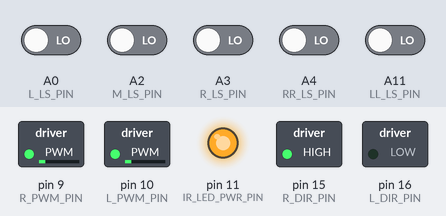
Recording of a sketch running on a simulated Arduino Mega 2560, built with avr-gcc and run on an emulated ATmega2560. Parts: switched loads named in the sketch (green lamp = pin HIGH), output pins drawn as LEDs (lit = HIGH). Dashed ring = blinking. Inputs (shaded band) come from the test bench; at power-on: A0 (L_LS_PIN), A2 (M_LS_PIN), A3 (R_LS_PIN), A4 (RR_LS_PIN), A11 (LL_LS_PIN) LOW. What the sketch prints to the serial monitor is not drawn.

Above: at 3.2 s.
3.3 s: A0 (L_LS_PIN) driven HIGH
At 4.2 s:
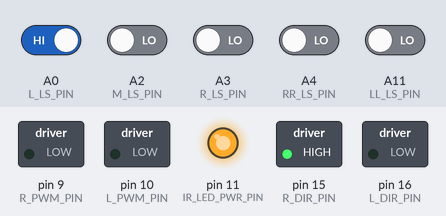
5.6 s: A0 (L_LS_PIN) driven LOW
At 6.1 s:
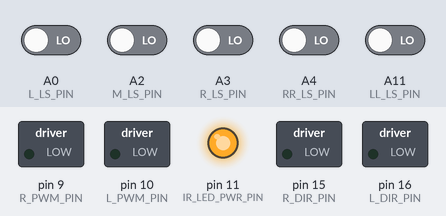
9.1 s: A2 (M_LS_PIN) driven HIGH
At 11.2 s:
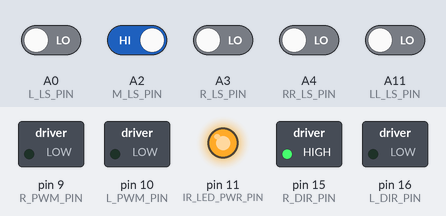
11.4 s: A2 (M_LS_PIN) driven LOW
At 12.9 s:
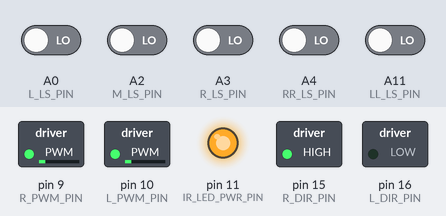
14.9 s: A3 (R_LS_PIN) driven HIGH
At 16.3 s:
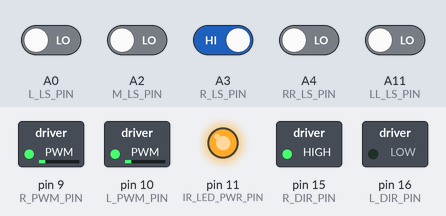
17.2 s: A3 (R_LS_PIN) driven LOW
At 18.7 s:
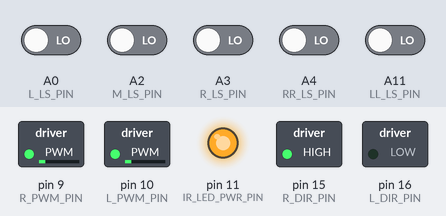
Timing chart, 0 to 21.7 s (numbered marks = the images above; inputs shaded):
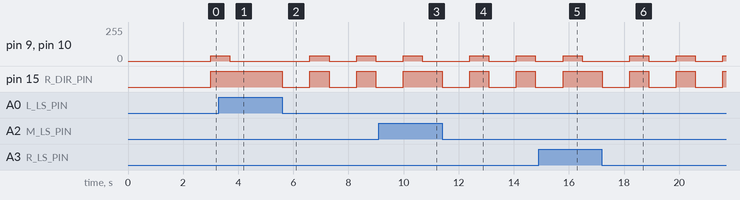

Measured:
- after the input at 3.3 s, pin 9 (R_PWM_PIN), pin 10 (L_PWM_PIN): goes on until 3.7 s, then stays 0/255; pin 15 (R_DIR_PIN): stays HIGH (without the input it goes to LOW after 0.39 s)
- after the input at 5.6 s, pin 9 (R_PWM_PIN), pin 10 (L_PWM_PIN): alternates 40/255 for 0.69 s and 0/255 for 1.0 s, starting after 1.0 s; pin 15 (R_DIR_PIN): alternates HIGH for 0.69 s and LOW for 1.0 s, starting at once
- after the input at 9.1 s, pin 15 (R_DIR_PIN): goes on until 10.0 s, then stays HIGH
- after the input at 11.4 s, pin 9 (R_PWM_PIN), pin 10 (L_PWM_PIN): alternates 40/255 for 0.69 s and 0/255 for 1.0 s, starting after 1.0 s; pin 15 (R_DIR_PIN): alternates HIGH for 0.69 s and LOW for 1.0 s, starting at once
- after the input at 14.9 s, pin 15 (R_DIR_PIN): goes on until 15.8 s, then stays HIGH
- after the input at 17.2 s, pin 9 (R_PWM_PIN), pin 10 (L_PWM_PIN): alternates 40/255 for 0.69 s and 0/255 for 1.0 s, starting after 1.0 s; pin 15 (R_DIR_PIN): alternates HIGH for 0.69 s and LOW for 1.0 s, starting at once

The sketch:

Line_follow_and_180.ino
```cpp
#include <string.h>

#define L_PWM_PIN 10
#define L_DIR_PIN 16
#define R_PWM_PIN 9
#define R_DIR_PIN 15

#define LL_LS_PIN A11
#define L_LS_PIN A0
#define M_LS_PIN A2
#define R_LS_PIN A3
#define RR_LS_PIN A4
#define IR_LED_PWR_PIN 11

unsigned long elapsed_time[5];

char instruction[10];
int direction;

float wleft = 0, wright = 0, eline = 0, controlSignal = 0;
int mleft = 0, mright = 0;

unsigned long LSthreshold = 1500;


int lineDetected;

void setup() {
  // put your setup code here, to run once:
  // Motor Setup
  pinMode(L_PWM_PIN, OUTPUT);
  pinMode(L_DIR_PIN, OUTPUT);
  pinMode(R_PWM_PIN, OUTPUT);
  pinMode(R_DIR_PIN, OUTPUT);

  pinMode(IR_LED_PWR_PIN, OUTPUT);

  pinMode(LL_LS_PIN, INPUT);
  pinMode(L_LS_PIN, INPUT);
  pinMode(M_LS_PIN, INPUT);
  pinMode(R_LS_PIN, INPUT);
  pinMode(RR_LS_PIN, INPUT);

  digitalWrite(IR_LED_PWR_PIN, HIGH);  // switch on IR LEDs

  Serial.begin(9600);

  // while (!Serial)
  //   ;  //comment out when not connected to laptop
  Serial.print("Setup Complete \n");

  //motorMove(50, 0, 50, 0);
  delay(2000);
}

void loop() {
  // put your main code here, to run repeatedly:

  irRead();


  dumbController();
  if ((elapsed_time[0] < 1000) && (elapsed_time[1] < 1000) && (elapsed_time[2] < 1000) && (elapsed_time[3] < 1000) && (elapsed_time[4] < 1000)) {
    motorMove(0, 0);
    delay(1000);
    motorMove(40, -40);
    delay(690);
    motorMove(0, 0);
  }

  // Serial.print(" | ");
  // Serial.print(wleft);
  // Serial.print(" | ");
  // Serial.print(wright);
  // // Serial.print(" | ");
  // // Serial.print(mleft);
  // // Serial.print(" | ");
  // // Serial.print(mright);
  // Serial.print(" | ");
  // Serial.print(eline);
  Serial.print(" | ");
  Serial.print(controlSignal);

  Serial.println("");
}


void dumbController() {

  float LLS, MLS, RLS, total;


  LLS = elapsed_time[1];
  MLS = elapsed_time[2];
  RLS = elapsed_time[3];

  total = LLS + MLS + RLS;
  LLS /= total;
  MLS /= total;
  RLS /= total;

  wleft = LLS + (MLS * 0.5);
  wright = RLS + (MLS * 0.5);

  eline = wleft - wright;

  float Kp = 1;
  controlSignal = eline * Kp;

  float maxTurn = 50, forwardBias = 40;

  maxTurn *= controlSignal;

  motorMove(forwardBias - maxTurn, forwardBias + maxTurn);
}


void motorMove(int lPWM, int rPWM) {

  if (lPWM > 0) {
    digitalWrite(L_DIR_PIN, 0);

  } else if (lPWM < 0) {
    digitalWrite(L_DIR_PIN, 1);
    lPWM = abs(lPWM);
  }
  if (rPWM > 0) {
    digitalWrite(R_DIR_PIN, 0);

  } else if (rPWM < 0) {
    digitalWrite(R_DIR_PIN, 1);
    rPWM = abs(rPWM);
  }

  analogWrite(L_PWM_PIN, lPWM);
  analogWrite(R_PWM_PIN, rPWM);
}

void irRead() {

  int pinCheckSum = 0;
  int block[5];
  unsigned long end_time[5];
  unsigned long start_time;

  for (int m = 0; m < 5; m++) {
    block[m] = 0;
  }

  int LS_ARRAY_ADDRESS[5] = { LL_LS_PIN, L_LS_PIN, M_LS_PIN, R_LS_PIN, RR_LS_PIN };

  for (int j = 0; j < 5; j++) {
    pinMode(LS_ARRAY_ADDRESS[j], OUTPUT);
    digitalWrite(LS_ARRAY_ADDRESS[j], HIGH);
  }

  delayMicroseconds(10);

  for (int k = 0; k < 5; k++) {
    pinMode(LS_ARRAY_ADDRESS[k], INPUT);
  }

  start_time = micros();

  while (pinCheckSum < 5) {
    for (int l = 0; l < 5; l++) {
      if (digitalRead(LS_ARRAY_ADDRESS[l]) != HIGH && (block[l] == 0)) {
        pinCheckSum = pinCheckSum + 1;
        end_time[l] = micros();
        block[l] = 1;
      }
    }
  }

  lineDetected = 4;

  for (int i = 0; i < 5; i++) {
    elapsed_time[i] = end_time[i] - start_time;
    Serial.print(elapsed_time[i]);
    Serial.print(" | ");
    // if (i < 4) {
    //   Serial.print(" | ");
    // }
    if (elapsed_time[i] > LSthreshold) {
      lineDetected++;
    } else if (elapsed_time[i] < LSthreshold) {
      lineDetected--;
    }
    //delay(100);
  }

  // Serial.print(lineDetected);
  // Serial.print(" | ");
  // if (lineDetected > 0) {
  //   Serial.print("Line Detected");
  // } else {
  //   Serial.print("No Line Detected");
  // }

  lineDetected = 4;
}
```
